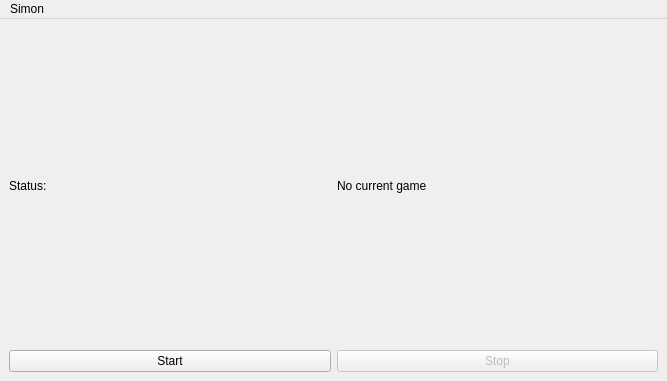
<?xml version="1.0" encoding="UTF-8"?>
<ui version="4.0">
 <class>GameWindow</class>
 <widget class="QMainWindow" name="GameWindow">
  <property name="geometry">
   <rect>
    <x>0</x>
    <y>0</y>
    <width>667</width>
    <height>381</height>
   </rect>
  </property>
  <property name="windowTitle">
   <string>GameWindow</string>
  </property>
  <widget class="QWidget" name="centralwidget">
   <layout class="QGridLayout" name="gridLayout_3">
    <item row="0" column="2">
     <widget class="QLabel" name="statusLabel">
      <property name="text">
       <string>No current game</string>
      </property>
     </widget>
    </item>
    <item row="0" column="1">
     <widget class="QLabel" name="label">
      <property name="text">
       <string>Status:</string>
      </property>
     </widget>
    </item>
    <item row="1" column="1" colspan="2">
     <layout class="QGridLayout" name="gridLayout">
      <item row="0" column="0">
       <widget class="QPushButton" name="startPauseButton">
        <property name="text">
         <string>Start</string>
        </property>
       </widget>
      </item>
      <item row="0" column="1">
       <widget class="QPushButton" name="stopButton">
        <property name="enabled">
         <bool>false</bool>
        </property>
        <property name="text">
         <string>Stop</string>
        </property>
       </widget>
      </item>
     </layout>
    </item>
   </layout>
  </widget>
  <widget class="QMenuBar" name="menubar">
   <property name="geometry">
    <rect>
     <x>0</x>
     <y>0</y>
     <width>667</width>
     <height>24</height>
    </rect>
   </property>
   <widget class="QMenu" name="menuAwesome_GUI_Client">
    <property name="title">
     <string>Simon</string>
    </property>
   </widget>
   <addaction name="menuAwesome_GUI_Client"/>
  </widget>
 </widget>
 <resources/>
 <connections/>
</ui>
